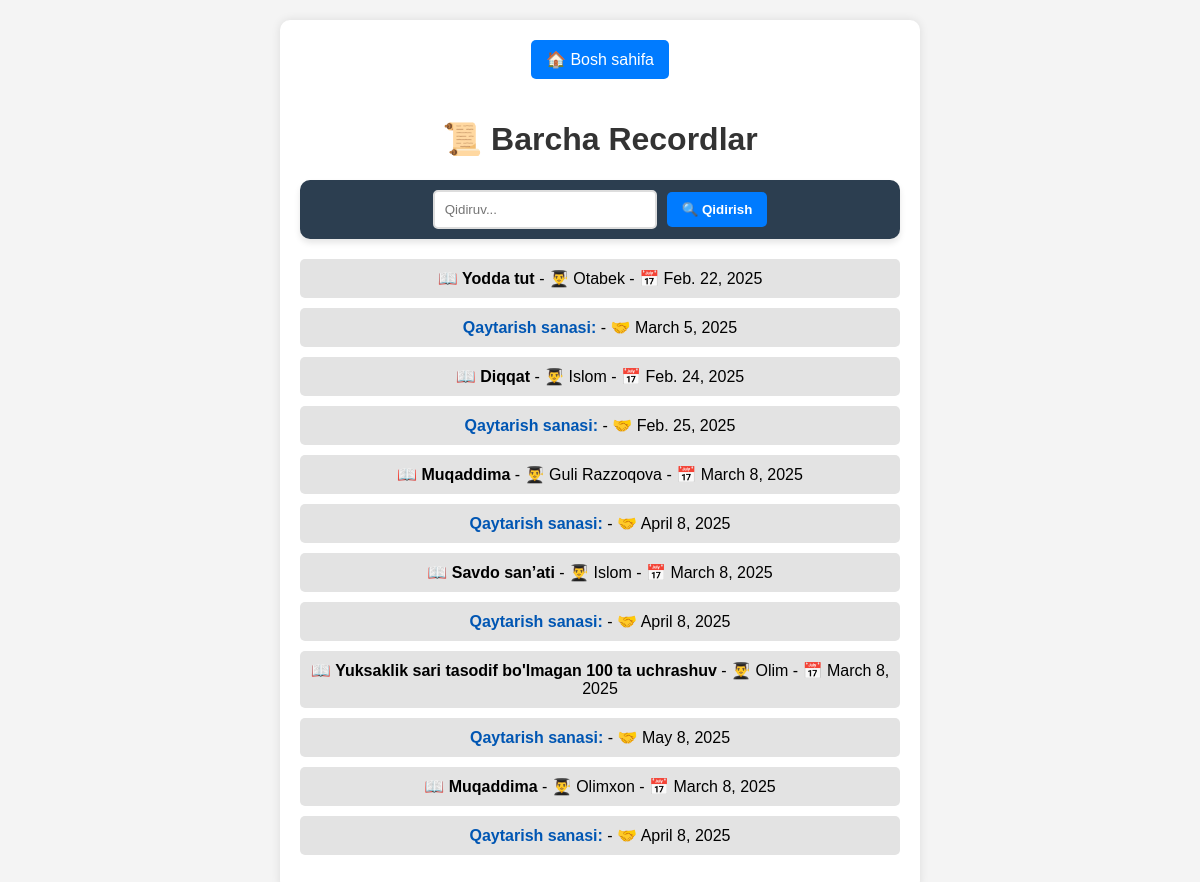
The page /records/ on the database as committed earlier.
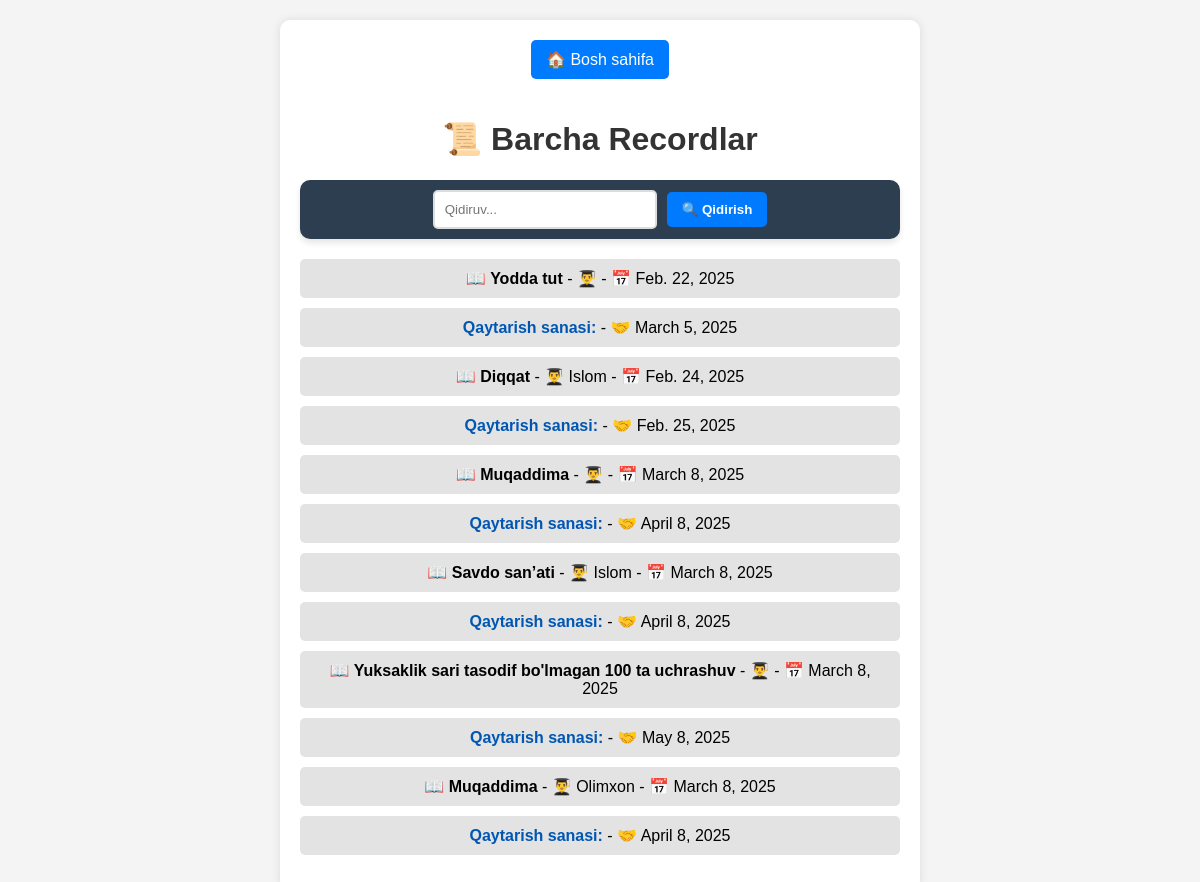
The same page on the database as committed later.
### main/models.py (models this page shows, shortened)
class Record(models.Model):
    student = models.ForeignKey(Student, on_delete=models.SET_NULL, null=True)
    book = models.ForeignKey(Book, on_delete=models.SET_NULL, null=True)
    admin = models.ForeignKey(LibraryAdmin, on_delete=models.SET_NULL, null=True, blank=True)
    date_received = models.DateField(auto_now_add=True)
    return_date = models.DateField(blank=True, null=True)

class Student(models.Model):
    name = models.CharField(max_length=100)
    course = models.CharField(max_length=50)
    group = models.CharField(max_length=50)
    book_quantity = models.PositiveSmallIntegerField(null=True)

class Book(models.Model):
    name = models.CharField(max_length=100)
    genre = models.CharField(max_length=50)
    page = models.PositiveSmallIntegerField()
    author = models.ForeignKey(Author, on_delete=models.SET_NULL, null=True)

### main/views.py (the view)
# urls.py: path('records/', record_view),
def record_view(request):
    records = Record.objects.all()
    search = request.GET.get('search')
    if search is not None:
        records = records.filter(student__name__contains=search)
    contex = {
        'records': records,
        'search': search,
    }
    return render(request, 'records.html', contex )

### templates/records.html (shortened to what this page needs)
<!DOCTYPE html>
<html lang="uz">
<head>
</head>
<body>
<div class="container">
    <a href="/" class="home-btn">🏠 Bosh sahifa</a>
    <h1>📜 Barcha Recordlar</h1>
    <form>
        <input type="text" name="search" {% if search %} value="{{ search }}" {% endif %} placeholder="Qidiruv...">
        <button>🔍 Qidirish</button>
    </form>
    <ul>
        {% for record in records %}
            <li>📖 <strong>{{ record.book.name }}</strong> - 👨‍🎓 {{ record.student.name }} - 📅 {{ record.date_received }}
            </li>
            <li><strong class="qaytar">Qaytarish sanasi:</strong> - 🤝 {{ record.return_date }}</li>
        {% endfor %}
    </ul>
</div>
</body>
</html>

Rows that differ between the two databases and show on the page:
changed Record "Feb. 22, 2025": student.name "Otabek" → (not shown)
changed Record (number 3 of 6 on the later page): student.name "Guli Razzoqova" → (not shown)
changed Record "May 8, 2025": student.name "Olim" → (not shown)
